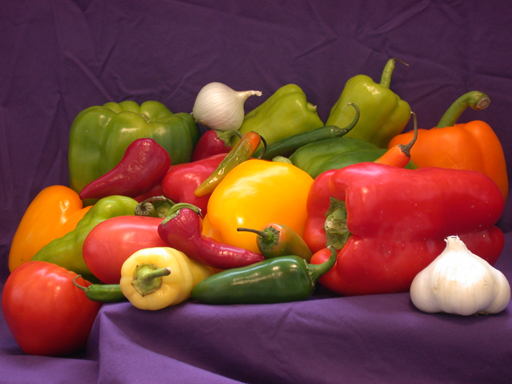
#> input picture peppers.png, 512 x 384 px
$ python gradientHist.py   (Python 2 division)   (older library calls are emulated)
#> lines starting #> are read from the running program, lines starting #| are printed output that depends on the picture
#> further down, I is the input picture: shape (384, 512, 3); mean R, G, B 120.8, 66.4, 57.6
### rgbConvert.py
___author__ = 'kai'

import cv2
import numpy as np
import matplotlib.pyplot as plt

def rgbConvert(I, dstColorSpace):
    """
    Convert RGB image to other color spaces
    :param I : src image
    :param dstColorSpace: dst color space
    """
#> called with dstColorSpace = 'gray'
    colorSpaces = {'gray': cv2.COLOR_RGB2GRAY, 'luv': cv2.COLOR_RGB2LUV, 'hsv':cv2.COLOR_RGB2HSV}
    if dstColorSpace not in colorSpaces.keys():
        return I.astype(np.single) / 255
    else:
        return cv2.cvtColor(I, colorSpaces[dstColorSpace]).astype(np.single) / 255
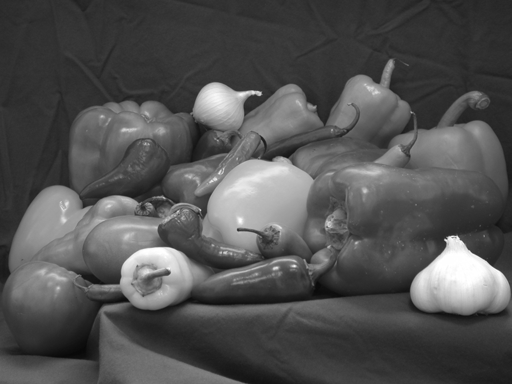
#> returned value: shape (384, 512) float32; min 0.0314, max 1, mean 0.32


# [15 lines that do not run on import are left out]

### gradientMag.py
__author__ = 'kai'
# ! -*- coding: UTF-8 -*-

import numpy as np
import cv2
from rgbConvert import rgbConvert
import scipy.io as sio
import skimage.io as skio
from common import mulShow


def gradientMag(I):
    gray = rgbConvert(I, 'gray')
    Gx, Gy = np.gradient(gray)
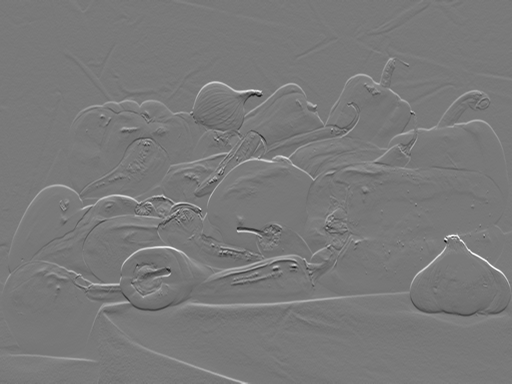
#> Gx: shape (384, 512) float32; min -0.351, max 0.384, mean 0.000259; drawn with min black and max white
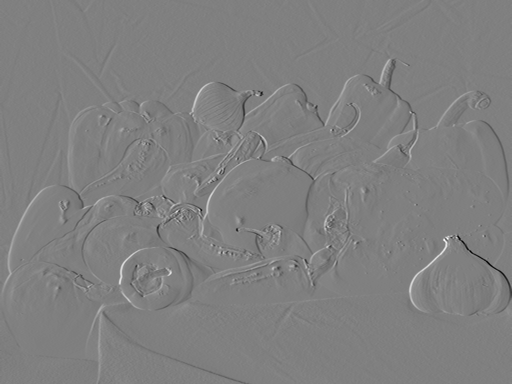
#> Gy: shape (384, 512) float32; min -0.355, max 0.351, mean -4.22e-05; drawn with min black and max white
    M = np.sqrt(np.square(Gx) + np.square(Gy))
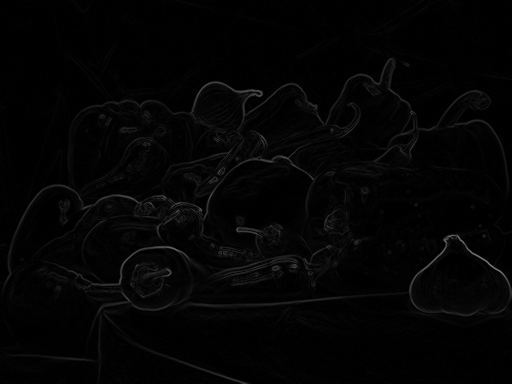
#> M: shape (384, 512) float32; min 0, max 0.49, mean 0.0171
    O = np.arctan2(Gy, Gx)
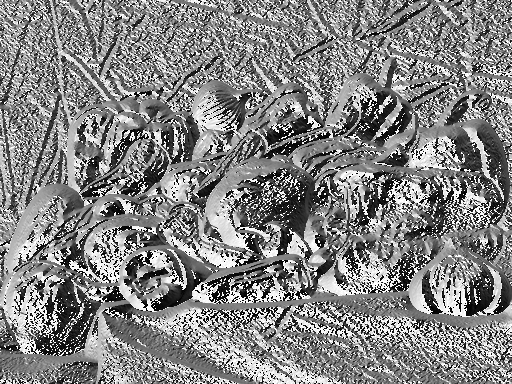
#> O: shape (384, 512) float32; min -3.13, max 3.14, mean 0.115; drawn with min black and max white
    return M, O


# [7 lines left out: function gradientMag_opencv, not called in this run]


# [6 lines that do not run on import are left out]

### common.py
#!/usr/bin/env python

'''
This module contais some common routines used by other samples.
'''

import numpy as np
import cv2
import os
from contextlib import contextmanager
import itertools as it
import matplotlib.pyplot as plt

image_extensions = ['.bmp', '.jpg', '.jpeg', '.png', '.tif', '.tiff', '.pbm', '.pgm', '.ppm']

class Bunch(object):
    def __init__(self, **kw):
        self.__dict__.update(kw)
    def __str__(self):
        return str(self.__dict__)

# [4 lines left out: function splitfn, not called in this run]

def anorm2(a):
    return (a*a).sum(-1)
def anorm(a):
    return np.sqrt( anorm2(a) )

# [44 lines left out: functions homotrans, to_rect, rect2rect_mtx, lookat, mtx2rvec, draw_str, not called in this run]
class Sketcher:
    def __init__(self, windowname, dests, colors_func):
        # [8 lines left out: function __init__, not called in this run]
    def show(self):
        cv2.imshow(self.windowname, self.dests[0])

    def on_mouse(self, event, x, y, flags, param):
        # [12 lines left out: function on_mouse, not called in this run]

# palette data from matplotlib/_cm.py
_jet_data =   {'red':   ((0., 0, 0), (0.35, 0, 0), (0.66, 1, 1), (0.89,1, 1),
                         (1, 0.5, 0.5)),
               'green': ((0., 0, 0), (0.125,0, 0), (0.375,1, 1), (0.64,1, 1),
                         (0.91,0,0), (1, 0, 0)),
               'blue':  ((0., 0.5, 0.5), (0.11, 1, 1), (0.34, 1, 1), (0.65,0, 0),
                         (1, 0, 0))}

cmap_data = { 'jet' : _jet_data }

def make_cmap(name, n=256):
    # [14 lines left out: function make_cmap, not called in this run]
def nothing(*arg, **kw):
    pass

def clock():
    return cv2.getTickCount() / cv2.getTickFrequency()

@contextmanager
# [8 lines left out: function Timer, not called in this run]
class StatValue:
    def __init__(self, smooth_coef = 0.5):
        self.value = None
        self.smooth_coef = smooth_coef
    def update(self, v):
        # [6 lines left out: function update, not called in this run]
class RectSelector:
    def __init__(self, win, callback):
        # [30 lines left out: functions __init__, onmouse, draw, not called in this run]
    def dragging(self):
        return self.drag_rect is not None


def grouper(n, iterable, fillvalue=None):
    # [4 lines left out: function grouper, not called in this run]
def mosaic(w, imgs):
    # [12 lines left out: function mosaic, not called in this run]
def getsize(img):
    h, w = img.shape[:2]
    return w, h

def mdot(*args):
    return reduce(np.dot, args)

def draw_rect(vis, rect):
    x0, y0, x1, y1 = rect
    cv2.rectangle(vis, (x0, y0), (x1, y1), (0, 255, 255), 2)

def draw_keypoints(vis, keypoints, color = (0, 255, 255)):
    # [4 lines left out: function draw_keypoints, not called in this run]
def mulShow(*arg):
    num_param = len(arg)
    for idx in range(num_param):
        plt.subplot(1,num_param,idx + 1)
        plt.imshow(arg[idx])
        plt.colorbar()
    plt.show()

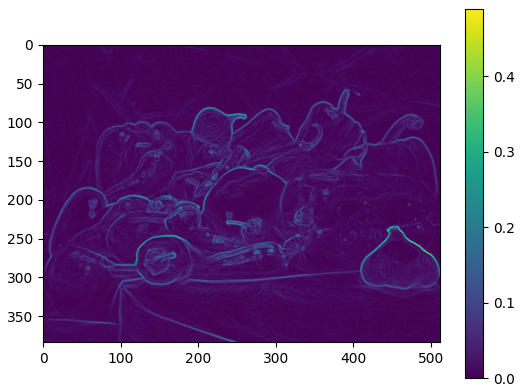
#> figure drawn by matplotlib, 2 panels
### gradientHist.py
__author__ = 'kai'
# ! -*- coding: UTF-8 -*-


import numpy as np
import cv2
from common import mulShow
import matplotlib.pyplot as plt
import skimage.io as skio
from gradientMag import gradientMag


ORIENTATION_DEGREES = [15, 45, 75, 105, 135, 165]  # Central degrees for gradient orientation channels.
ORIENTATION_BIN = 14  # Bin size for orientation channels.


def oriented_gradient(degree_mat, degree, bin_size):

    lower_bound = degree - bin_size
    upper_bound = degree + bin_size

    rows, cols = degree_mat.shape

    oriented = np.zeros((rows, cols), np.uint8)

    mask = (degree_mat > lower_bound) * (degree_mat < upper_bound)
    oriented[mask] = 255

    return oriented


def gradHistChnCompute(M, O):
    assert len(ORIENTATION_DEGREES) == 6
    assert min(ORIENTATION_DEGREES) - ORIENTATION_BIN > 0
    assert max(ORIENTATION_DEGREES) + ORIENTATION_BIN < 180

    degree = O * 180 / np.pi

    for i, deg in enumerate(ORIENTATION_DEGREES):
        orie = oriented_gradient(degree, deg, ORIENTATION_BIN)
        orie = cv2.medianBlur(orie, 3)
        orie = cv2.bitwise_and(orie, M)

        H = orie.copy() if not i else np.dstack((H, orie))

    return H


if __name__ == '__main__':
    I = skio.imread('peppers.png')
    M, O = gradientMag(I)
    mulShow(M)
    # H = gradHistChnCompute(M, O)
    # mulShow(H)
    print 'test'

$ run again, with 21949.jpg saved as peppers.png
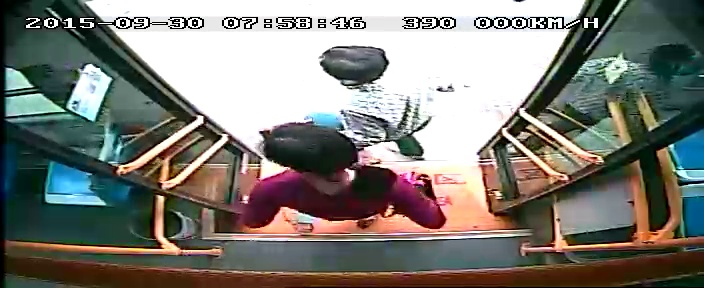
#> input picture 21949.jpg, 704 x 288 px
#> I is the input picture: shape (288, 704, 3); mean R, G, B 125.6, 124.9, 118.4
#> in gradientMag, `O = np.arctan2(Gy, Gx)`:
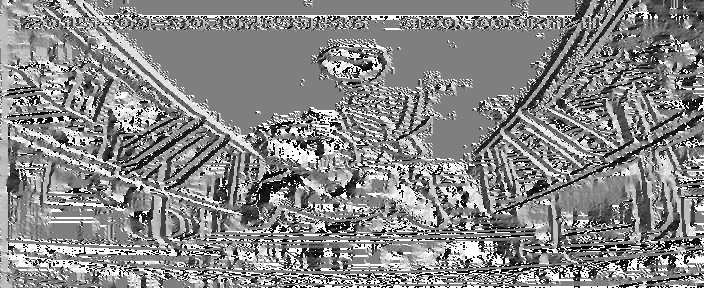
#> O: shape (288, 704) float32; min -3.14, max 3.14, mean 0.199; drawn with min black and max white
#> in mulShow, ``:
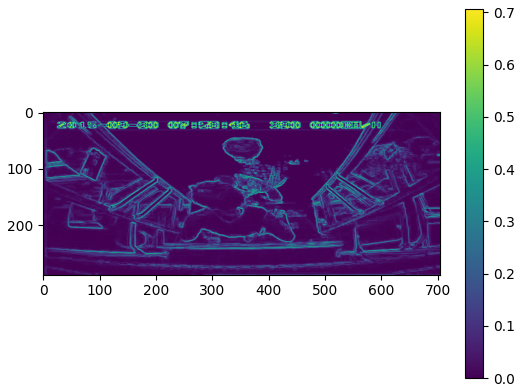
#> figure drawn by matplotlib, 2 panels
